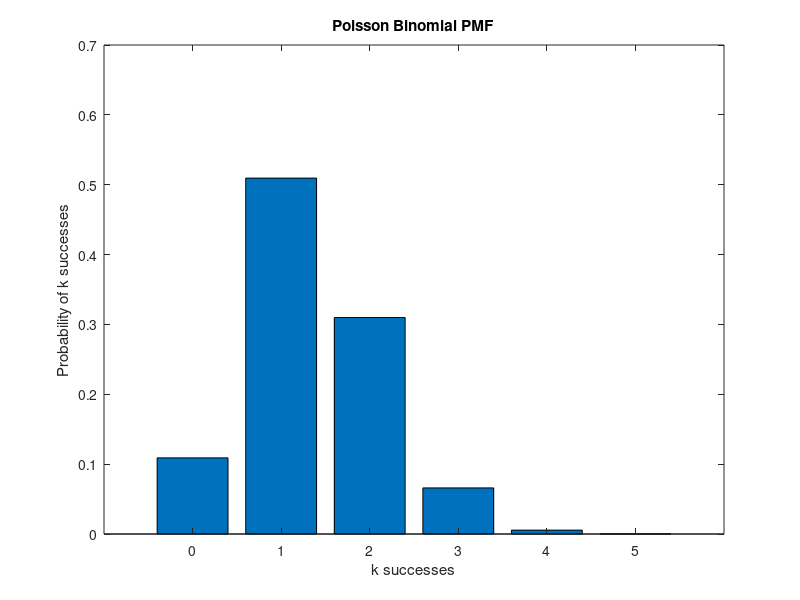

Source code (MATLAB):
% Probability mass function of Poisson Binomial distribution with recursive approach
% Author: Karlo Hock, University of Queensland. 2018

% Calculate probabilities of obtaining k successful trials in a series of n 
% independent Bernoulli trials with different probabilities of success;
% in the example below, there are five trials (n=5), and the first trial has a success 
% chance of 0.25, etc. Alternatively, the example probabilties can be replaced 
% by a RNG that gives individual probabilities; since the trials are
% independent, the individual probabilities need not add up to 1

% probabilities of success in individual Bernoulli trials; values used as a demonstration example
success_probabilities = [0.25 0.15 0.05 0.1 0.8];

% number of trials
n_trials = length(success_probabilities);

% container for storing results on k number of successes
num_successes = struct('k', [], 'prob_k_successes', []);

% calculate the chance of obtaining any number of successes (up to n_trials)
for k = 1:n_trials
    this_k = nchoosek(1:n_trials, k);% list all combinations of having k number of successes
    this_cmlprob = 0;% storing the cumulative probability of k sucesses
    % now determine the probability of obtaining each combination of
    % k successes given the success probabilities inindividual trials
    for cmb = 1:size(this_k, 1)
        this_comb = this_k(cmb, :);% pick a possible combination of trials that gives k successes
        % we now need to calculate the cumulative probability of getting successes 
        % in all k trials, which is a product of probabilties of succeeding
        % or failing in each trial
        this_prod = 1;
        for i = 1:n_trials
            % if this trial is a success in this combination, use its success probability
            if ismember(i, this_comb)
                this_prod = this_prod * success_probabilities(i);
            else% else if this trial is a failure, use its probability of failure
                this_prod = this_prod * (1 - success_probabilities(i));
            end
        end
        % add the probabilty of obtaining this combination of k success to
        % the cumulative probability of obtaining k successes
        this_cmlprob = this_cmlprob + this_prod;
    end
    % store values
    num_successes(k+1).k = k;
    num_successes(k+1).prob_k_successes = this_cmlprob;
end
% add an additional category for all failures/zero successes
num_successes(1).k = 0;
% determine the chance of obtaining k=0 successes by subtracting the sum of all other probabilities from 1;
% unlike the probabilities of success in individual trials, all probabilities of obtaining 
% exactly k successes do need to add up to 1 , i.e., sum = 1 for all k when k = [0,..,n]
num_successes(1).prob_k_successes = 1 - sum([num_successes(2:end).prob_k_successes]);

% num_sucesses structure answers the question "what is the probability of
% obtaining exactly k sucesses given the independent success probabilities in 
% individual trials/events?"; draw a bar graph of the PMF
bar(0:n_trials, [num_successes.prob_k_successes]);
title('Poisson Binomial PMF', 'FontSize', 11);
xlabel('k successes');
ylabel('Probability of k successes');

% finally, check that it all really adds up to 1
total_cmlprobability = sum([num_successes.prob_k_successes]);
